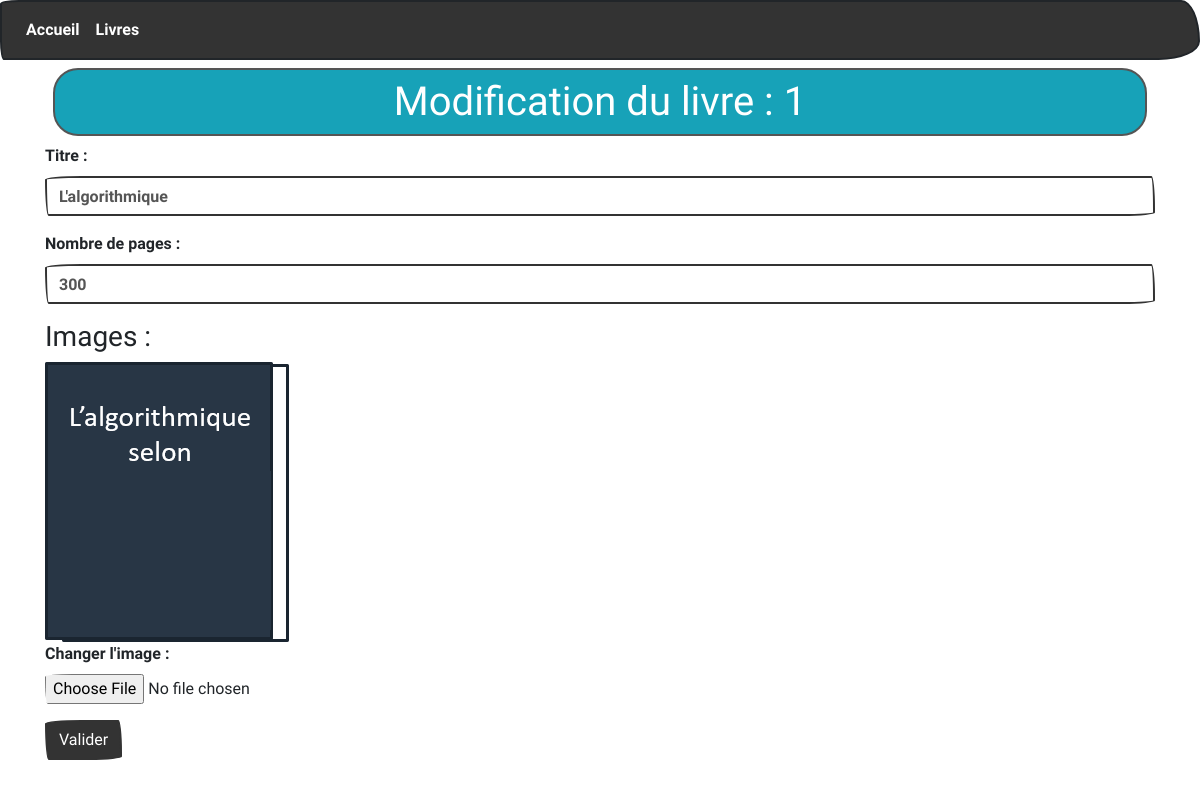
/livres/m/1, run on the app's committed database.
### tables this page shows
CREATE TABLE `livres` (
  `id` int(11) NOT NULL,
  `titre` varchar(150) NOT NULL,
  `nbPages` int(11) NOT NULL,
  `image` varchar(150) NOT NULL
);

### controllers/LivresController.controller.php (called while the page is built, shortened)
<?php
require_once "models/LivreManager.class.php";
class LivresController{
    private $livreManager;
    public function __construct(){
        $this->livreManager = new LivreManager;
        $this->livreManager->chargementLivres();
    }
    public function modificationLivre($id){
        $livre = $this->livreManager->getLivreById($id);
        require "views/modifierLivre.view.php";
    }
}

### models/LivreManager.class.php (called while the page is built, shortened)
<?php
require_once "Model.class.php";
require_once "Livre.class.php";
class LivreManager extends Model{
    private $livres;
    public function ajoutLivre($livre){
        $this->livres[] = $livre;
    }
    public function chargementLivres(){
        $req = $this->getBdd()->prepare("SELECT * FROM livres");
        $req->execute();
        $mesLivres = $req->fetchAll(PDO::FETCH_ASSOC);
    }
    public function getLivreById($id){
        for($i=0; $i < count($this->livres);$i++){
            if($this->livres[$i]->getId() === $id){
                return $this->livres[$i];
            }
        }
        throw new Exception("Le livre n'existe pas");
    }
}

### models/Livre.class.php (called while the page is built, shortened)
<?php
class Livre{
    private $id;
    private $titre;
    private $nbPages;
    private $image;
    public function __construct($id,$titre,$nbPages,$image){
        $this->id = $id;
        $this->titre = $titre;
        $this->nbPages = $nbPages;
        $this->image = $image;
    }
    public function getId(){return $this->id;}
    public function getTitre(){return $this->titre;}
    public function getNbPages(){return $this->nbPages;}
    public function getImage(){return $this->image;}
}

### models/Model.class.php (called while the page is built, shortened)
<?php
abstract class Model{
    private static $pdo;
    private static function setBdd(){
        self::$pdo = new PDO("mysql:host=localhost;dbname=biblio2;charset=utf8","root","");
        self::$pdo->setAttribute(PDO::ATTR_ERRMODE,PDO::ERRMODE_WARNING);
    }
    protected function getBdd(){
        return self::$pdo;
    }
}

### views/modifierLivre.view.php (the view, shortened to what this page needs)
<form method="POST" action="<?= URL ?>livres/mv" enctype="multipart/form-data">
    <div class="form-group">
        <label for="titre">Titre : </label>
        <input type="text" class="form-control" id="titre" name="titre" value="<?= $livre->getTitre() ?>">
    </div>
    <div class="form-group">
        <label for="nbPages">Nombre de pages : </label>
        <input type="number" class="form-control" id="nbPages" name="nbPages" value="<?= $livre->getNbPages() ?>">
    </div>
    <h3>Images : </h3>
    <img src="<?= URL ?>public/images/<?= $livre->getImage() ?>">
    <div class="form-group">
        <label for="image">Changer l'image : </label>
        <input type="file" class="form-control-file" id="image" name="image">
    </div>
    <button type="submit" class="btn btn-primary">Valider</button>
</form>
<?php
$content = ob_get_clean();
$titre = "Modification du livre : ".$livre->getId();
require "template.php";
?>

### views/template.php (shortened to what this page needs)
<!DOCTYPE html>
<html lang="en">
<head>
    <link rel="stylesheet" href="https://bootswatch.com/4/sketchy/bootstrap.min.css">
</head>
<body>
    <nav class="navbar navbar-expand-lg navbar-dark bg-primary">
        <div class="collapse navbar-collapse" id="navbarColor01">
            <ul class="navbar-nav mr-auto">
                <li class="nav-item">
                    <a class="nav-link" href="<?= URL ?>accueil">Accueil</a>
                </li>
                <li class="nav-item">
                    <a class="nav-link" href="<?= URL ?>livres">Livres</a>
                </li>
            </ul>
        </div>
    </nav>
    <div class="container">
        <h1 class="rounded border border-dark p-2 m-2 text-center text-white bg-info"><?= $titre ?></h1>
        <?= $content ?>
    </div>
</body>
</html>

### data on the page
livres: id "Modification du livre : 1", titre "L'algorithmique", nbPages "300", image (picture)
